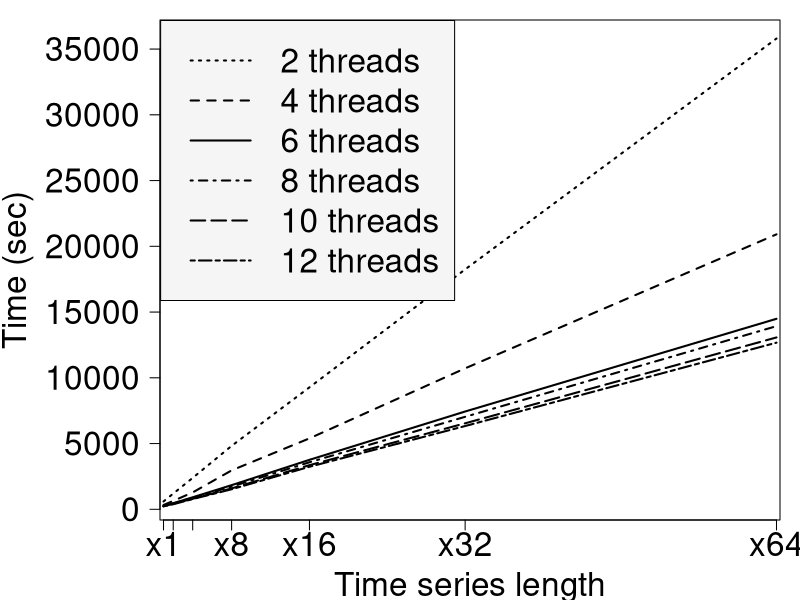

The R source for this figure:
factors = c(1,2,4,8,16,32,64)

hilos.2 = c(595,1195,2389,4823,9276,18244,35802)
hilos.4 = c(327,639,1284,2961,5394,10719,20911)
hilos.6 = c(244,464,915,1837,3763,7438,14489)
hilos.10 = c(232,420,802,1590,3356,6540,13071)
hilos.12 = c(229,384,782,1524,3235,6333,12673)
hilos.8 = c(237,449,872,1725,3579,7034,13929)

#par(mar=c(5,6,4,2)+1)

pdf("/Users/josftm/Downloads/image.pdf",height = 7, width = 12.4)
par(mar=c(3,7,0,0)+1)

#par(mar=c(4,5,0,0)+1)
plot(factors, hilos.2, type = "n", 
     las=1,
     xlab="Time series length", 
     ylab = "",
     xaxt = "n",
     cex.lab=2, 
     cex.axis=2,
     #ylim = c(0,20000),
     xlim = c(3,62)
)
mtext("Time (sec)",side=2.2, line=6.5, cex = 2 )
axis(1, at=factors, labels=c("x1","x2","x4","x8","x16","x32","x64"), cex.axis = 2)

lines(x=factors, y= hilos.2, lwd=2, lty=3)

lines(x=factors, y= hilos.4, lwd=2, lty=2)

lines(x=factors, y= hilos.6, lwd=2, lty=1)

lines(x=factors, y= hilos.8, lwd=2, lty=4)

lines(x=factors, y= hilos.10, lwd=2, lty=5)

lines(x=factors, y= hilos.12, lwd=2, lty=6)

legend("topleft",
       inset=.001,
       cex = 2,
       c("2 threads","4 threads","6 threads","8 threads","10 threads","12 threads"),
       horiz=FALSE,
       lty=c(3,2,1,4,5,6),
       lwd=c(2,2,2,2,2,2),
       #pch=c(16,0,"+",18,17),
       col=c("black","black"),
       bg="grey96")

dev.off()

